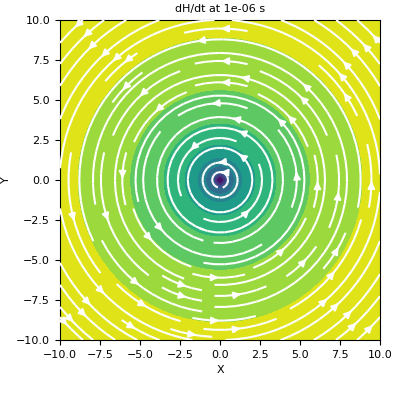

Write the Python code that produced this figure.
# Here, we define a z-oriented electric dipole and plot the time-derivative
# of the magnetic field on the xy-plane that intercepts z=0.

from geoana.em.tdem import ElectricDipoleWholeSpace
from geoana.utils import ndgrid
from geoana.plotting_utils import plot2Ddata
import numpy as np
import matplotlib.pyplot as plt

# Let us begin by defining the electric current dipole.

time = np.logspace(-6, -2, 3)
location = np.r_[0., 0., 0.]
orientation = np.r_[0., 0., 1.]
current = 1.
sigma = 1.0
simulation = ElectricDipoleWholeSpace(
    time, location=location, orientation=orientation,
    current=current, sigma=sigma
)

# Now we create a set of gridded locations and compute the dh/dt.

xyz = ndgrid(np.linspace(-10, 10, 20), np.linspace(-10, 10, 20), np.array([0]))
dHdt = simulation.magnetic_field_time_deriv(xyz)

# Finally, we plot dH/dt at the desired locations/times.

t_ind = 0
fig = plt.figure(figsize=(4, 4))
ax = fig.add_axes([0.15, 0.15, 0.8, 0.8])
plot2Ddata(xyz[:, 0:2], dHdt[t_ind, :, 0:2], ax=ax, vec=True, scale='log')
ax.set_xlabel('X')
ax.set_ylabel('Y')
ax.set_title('dH/dt at {} s'.format(time[t_ind]))
